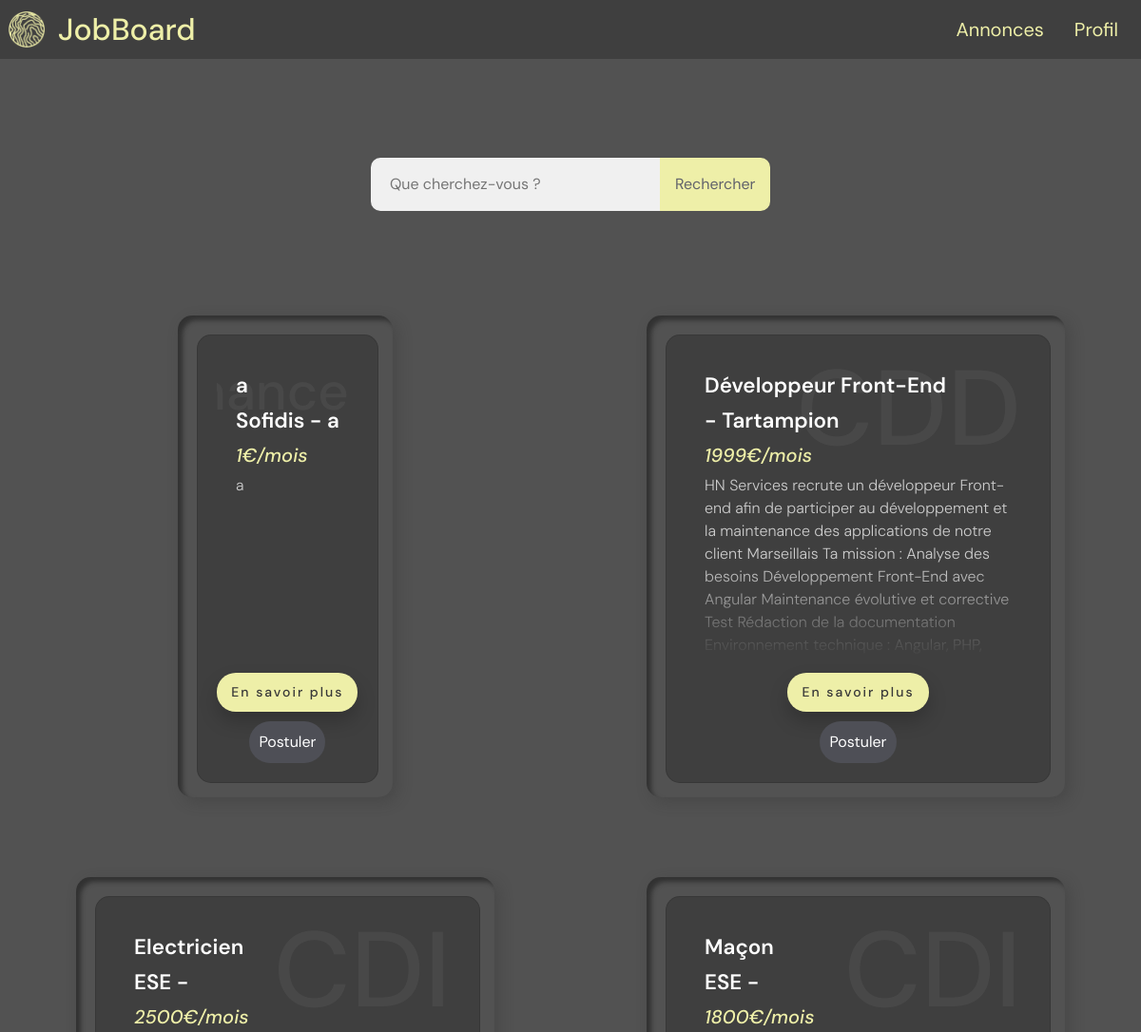
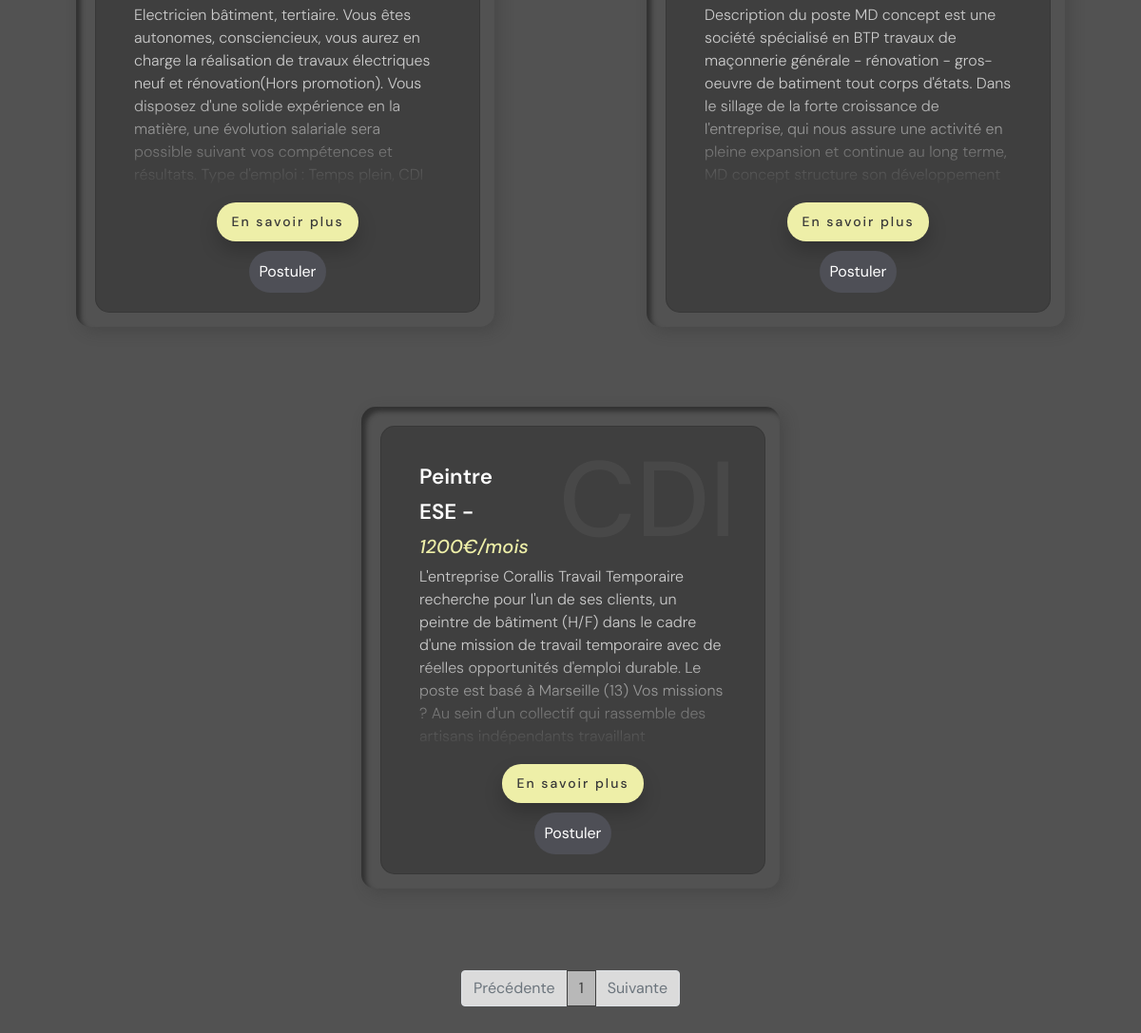
The app's page /accueil.php with its own data (2 pictures, top to bottom).
### tables this page shows
CREATE TABLE IF NOT EXISTS `advertising` (
  `id` int(11) NOT NULL AUTO_INCREMENT,
  `titre` varchar(255) DEFAULT NULL,
  `descript` text,
  `wages` int(11) DEFAULT NULL,
  `companie_name` varchar(255) DEFAULT NULL,
  `city` varchar(255) DEFAULT NULL,
  `date_e` date DEFAULT NULL,
  `published` tinyint(1) DEFAULT NULL,
  `companies_id` int(11) DEFAULT NULL,
  `contrat` varchar(255) DEFAULT NULL,
  PRIMARY KEY (`id`),
  KEY `companies_id` (`companies_id`)
);

CREATE TABLE IF NOT EXISTS `companies` (
  `id` int(11) NOT NULL AUTO_INCREMENT,
  `name_e` varchar(255) DEFAULT NULL,
  `email` varchar(255) DEFAULT NULL,
  `password` varchar(255) DEFAULT NULL,
  `phone` varchar(255) DEFAULT NULL,
  `website` text,
  `addr` varchar(255) DEFAULT NULL,
  `postal_code` varchar(255) DEFAULT NULL,
  `city` varchar(255) DEFAULT NULL,
  `siret` varchar(255) DEFAULT NULL,
  PRIMARY KEY (`id`)
);

### functions/pagination.php (called while the page is built)
<?php
require_once("configs/database.php");
if (isset($_GET['page']) && !empty($_GET['page'])) {
  $currentPage = (int) strip_tags($_GET['page']);
} else {
  $currentPage = 1;
}
$ad = 'SELECT COUNT(*) AS nb_articles FROM `Advertising`;';
$query = $db->prepare($ad);
$query->execute();
$result = $query->fetch();
$nbArticles = (int) $result['nb_articles'];
$parPage = 6;
$pages = ceil($nbArticles / $parPage);
$premier = ($currentPage * $parPage) - $parPage;
?>

### functions/check_db.php (called while the page is built)
<?php
    function check_ese_id($id, $db_ese) {
      foreach  ($db_ese as $row) {
        if ($row['id'] == $id) {
          return $row['name_e'];
        }
      }
    }
?>

### accueil.php (the view, shortened to what this page needs)
<?php session_start();
require_once("functions/pagination.php");
?>
<!DOCTYPE html>
<html lang="en">
<head>
  <link rel="stylesheet" href="https://cdnjs.cloudflare.com/ajax/libs/twitter-bootstrap/5.1.0/css/bootstrap.min.css">
  <link rel="stylesheet" href="https://cdnjs.cloudflare.com/ajax/libs/font-awesome/5.15.4/css/all.min.css">
  <link rel="stylesheet" href="style/style.css">
  <link rel="stylesheet" href="style/nav.css">
  <link rel="stylesheet" href="style/accueil.css">
  <link rel="stylesheet" href="style/accueil_e.css">
  <link rel="stylesheet" href="style/card.css">
  <link rel="stylesheet" href="https://cdn.jsdelivr.net/npm/bootstrap-icons@1.5.0/font/bootstrap-icons.css">
</head>
<body>
  <?php
  require_once("component/nav.php");
  require_once("configs/database.php");
  if (empty($_SESSION['profession']) || $_SESSION['profession'] == 'particulier') {
  ?>
    <div class="find">
      <form action="accueil.php" method="GET" class="find_form searchBar">
        <div class="find-div">
          <input type="text" name="find" id="find" placeholder="Que cherchez-vous ?">
          <button type="submit">Rechercher</button>
        </div>
      </form>
    </div>
    <div class="advert">
      <?php
      require_once("functions/check_db.php");
      if (isset($_GET['find']) && strlen($_GET['find']) > 0) {
        $recherche = $_GET['find'];
        $ad = "SELECT * FROM Advertising WHERE titre LIKE '%$recherche%' OR companie_name LIKE '$recherche%' OR city LIKE '$recherche%' OR contrat LIKE '$recherche' ORDER BY titre ASC LIMIT $premier, $parPage";
      } else
        $ad = "SELECT * FROM Advertising ORDER BY titre ASC LIMIT $premier, $parPage";
      foreach ($db->query($ad) as $row) {
        if ($row['published'] == 1) {
          $id = intval($row['id'], 10);
      ?>
          <div class="container" id="inde_advert_<?php echo $id ?>">
            <div class="box">
            <div class="card" data-tilt data-tilt-scale="1">
              <div class="content">
                <?php
                if ($row['contrat'] == 'alternance'){ ?>
                  <h2 style="font-size: 3.5em; margin-top: 15px;"><?= $row['contrat'] ?></h2>
                  <?php } else { ?>
                  <h2><?= $row['contrat'] ?></h2>
                  <?php } ?>
                <h3><?= $row['titre'] ?></h3>
                <h3><?= check_ese_id($row['companies_id'], $db->query("SELECT id, name_e FROM Companies")); ?> - <?= $row['city'] ?></h3>
                <h5 style="font-style: italic;"><?= $row['wages'] ?>€/mois</h5>
                <div id="desc_<?php echo $id ?>">
                  <p><?= $row['descript'] ?></p>
                </div>
              </div>
              <a class="more"></a>
              <button type="submit" class="applied button-postuler" id="applied_<?php echo $id ?>" onclick="applied(<?php echo json_encode($id) ?>)">Postuler</button>
            </div>
          </div>
        </div>
      <?php
        }
      }
      ?>
    </div>
    <div style="text-align: center; margin-top: 4vh; margin-bottom: 8vh;">
      <nav style="display: inline-block;">
        <ul class="pagination">
          <li class="page-item <?= ($currentPage == 1) ? "disabled" : "" ?>">
            <a style="<?= ($currentPage == 1) ? "" : "color: #525252;" ?>background-color: #dbdbdb;" href="accueil.php?page=<?= $currentPage - 1 ?>" class="page-link">Précédente</a>
          </li>
          <?php for ($page = 1; $page <= $pages; $page++) : ?>
            <li class="page-item <?= ($currentPage == $page) ? "active" : "" ?>">
              <a style="background-color: #B8B8B8; color: #fff;<?= ($currentPage == $page) ? "border-color: #3f3f3f !important; color: #3f3f3f;" : ""?>" href="accueil.php?page=<?= $page ?>" class="page-link"><?= $page ?></a>
            </li>
          <?php endfor ?>
          <li class="page-item <?= ($currentPage == $pages) ? "disabled" : "" ?>">
            <a style="<?= ($currentPage == $pages) ? "" : "color: #525252;" ?>background-color: #dbdbdb;" href="accueil.php?page=<?= $currentPage + 1 ?>" class="page-link">Suivante</a>
          </li>
        </ul>
      </nav>
    </div>
  <?php } else
    require_once("accueil_e.php");
  ?>
</body>
</html>

### component/nav.php (shortened to what this page needs)
<nav class="navbar">
    <img src="logo.png" width="40" height="40">
    <h1>JobBoard</h1>
    <ul class="nav-menu">
        <div class="nav-content">
            <a href="accueil.php" id="dropdownMenuLink" class="nav-link"><?= (isset($_SESSION['profession']) && ($_SESSION['profession'] == 'entreprise')) ? "Mes annonces" : "Annonces"?></a>
        </div>
        <div class="dropdown profile">
            <?php
            if ($_SERVER['SCRIPT_NAME'] == "/T-WEB-501-MAR-5-1-jobboard-iliam.amara/profile.php") { ?>
                <button class="nav-link" id="dropdownMenuLink" role="button">
                    <a href="/T-WEB-501-MAR-5-1-jobboard-iliam.amara/component/deconnection.php">Déconnexion</a>
                </button>
            <?php } else { ?>
                <button class="nav-link" href="#" role="button" id="dropdownMenuLink" data-bs-toggle="dropdown" aria-expanded="false">
                    Profil
                </button>
            <?php } ?>
        </div>
    </ul>
</nav>

### style/style.css (style rules this page uses)
body { font-family: 'DM Sans', sans-serif; color: #3f3f3f; background-color: #525252; }
.searchBar { margin-bottom: 10vh; }
.container { justify-content: center; margin-bottom: 3vh; color: #EEEFA8; padding-top: 2%; width: 50vw; min-width: 300px; }
.container button { z-index: 2; transition: 0.2s; border:none; padding: 10px; color: white; border-radius: 50px; background-color: transparent; }
.container button:not(.content button) { background-color: #4E4F56; }
.container a { vertical-align: middle; margin-top: 10px; position: absolute; color: #3f3f3f; text-decoration: none; }

### style/nav.css (style rules this page uses)
.navbar { font-size: 2.5vh; display: flex; flex-wrap: wrap; padding: 1vh 1vh; background: #3f3f3f; }
.nav-menu, .navbar h1 { margin-bottom: 0px; }
.searchBar { border-radius: 50px; }
.navbar h1 { color: #EEEFA8; padding-left: 2vh; font-size: 4vh; position: absolute; left: 45px; }
.navbar a { color: #EEEFA8; text-decoration: none; }
.nav-content { transition: 0.2s; }
.nav-menu { display: flex; align-items: center; }
.nav-menu #dropdownMenuLink { border: none; background-color: transparent; color: #EEEFA8; transition: 0.2s; }
.find { padding-top: 13vh; text-align: center; }
.find-div { display: flex; flex-direction: row; justify-content: center; }
.find_form input:not(.div-profile input) { padding-right: 8vw; padding-top: 2vh; padding-bottom: 2vh; padding-left: 1.7vw; -webkit-border-top-left-radius: 10px; -webkit-border-bottom-left-radius: 10px; -moz-border-radius-topleft: 10px; -moz-border-radius-bottomleft: 10px; border-top-left-radius: 10px; border-bottom-left-radius: 10px; margin-right: 0px; border: none; background: rgb(240, 240, 240); }
.find_form button { transition: 0.2s; color: #61626B; border:none; padding-top: 2vh; padding-bottom: 2vh; padding-left: 2vh; padding-right: 2vh; background-color: #EEEFA8; -webkit-border-top-right-radius: 10px; -webkit-border-bottom-right-radius: 10px; -moz-border-radius-topright: 10px; -moz-border-radius-bottomright: 10px; border-top-right-radius: 10px; border-bottom-right-radius: 10px; }
.page-link { text-decoration: none !important; box-shadow: none !important; }

### style/accueil.css (style rules this page uses)
.advert { display: flex; flex-wrap: wrap; justify-content: center; }

### style/card.css (style rules this page uses)
.container .card { border-radius: 50px; background: #3f3f3f; position: absolute; top: 20px; left: 20px; right: 20px; bottom: 20px; border-radius: 15px; transition: 0.5s; display: flex; justify-content: center; align-items: center; flex-direction: column; }
.container .box { z-index: 41; position: relative; min-width: auto; padding-right: 35px; padding-bottom: 35px; height: auto; box-shadow: inset 5px 5px 5px rgba(50,50,50,2), inset -5px -5px 15px #52525201, 5px 5px 15px rgba(50, 50, 50, 0.3), -5px -5px 15px #52525201; border-radius: 15px; margin: 30px; }
.container .card .content { width: 100%; padding: 20px; }
.container .card .content h2 { position: absolute; top: -10px; right: 10px; font-size: 7em; color: rgba(255,255,255,0.05); transition: 0.5s; }
.container .card .content h3 { font-size: 1.8em; color: rgba(255,255,255,0.5); z-index: 1; transition: 0.5s; }
.container { padding: 0px; position: relative; display: flex; justify-content: center; align-items: center; width: 500px; flex-wrap: wrap; }
.container .card { position: relative; padding: 20px; background: #3f3f3f; }
.container .card::before { content: ''; position: absolute; top: 0; right: 0; }
.container .card .content { position: relative; height: 40vh; overflow: hidden; }
.container .card .content::before { content: ''; position: absolute; bottom: 0; left: 0; width: 100%; height: 100px; background: linear-gradient(transparent, #3f3f3f); }
.container .card .content h3 { color: #fff; font-size: 1.4em; font-weight: 600; margin-bottom: 10px; }
.container .card .content p { color: #ccc; font-size: 16px; font-weight: 300; z-index: 1; transition: 0.5s; }
.container .card .more { position: relative; padding: 10px 15px; background: #EEEFA8; margin-top: 15px; display: inline-block; cursor: pointer; color: #383838; font-weight: 500; letter-spacing: 2px; font-size: 14px; border-radius: 20px; text-decoration: none; box-shadow: 0 10px 20px rgba(0,0,0,0.2); transition: 0.25s; }
.container .card .more::before { content: 'En savoir plus'; }
.button-postuler { margin-top: 10px; }

### records on screen
advertising: titre "a", companies.name_e "Sofidis", city "a", wages "1", descript "a"
advertising: titre "Développeur Front-End", city "Tartampion", wages "1999", descript "HN Services recrute un développeur Front-end afin de participer au développement et la maintenance des applications de notre client Marseillais Ta mission : Analyse des besoins Développement Front-End avec Angular Maintenance évolutive et corrective Test Rédaction de la documentation Environnement technique : Angular, PHP,…"
advertising: titre "Electricien", query "ESE", wages "2500", descript "Electricien bâtiment, tertiaire. Vous êtes autonomes, consciencieux, vous aurez en charge la réalisation de travaux électriques neuf et rénovation(Hors promotion). Vous disposez d'une solide expérience en la matière, une évolution salariale sera possible suivant vos compétences et résultats. Type d'emploi : Temps plein, CDI…"
advertising: titre "Maçon", query "ESE", wages "1800", descript "Description du poste MD concept est une société spécialisé en BTP travaux de maçonnerie générale - rénovation - gros-oeuvre de batiment tout corps d'états. Dans le sillage de la forte croissance de l'entreprise, qui nous assure une activité en pleine expansion et continue au long terme, MD concept structure son développement…"
advertising: titre "Peintre", query "ESE", wages "1200", descript "L'entreprise Corallis Travail Temporaire recherche pour l'un de ses clients, un peintre de bâtiment (H/F) dans le cadre d'une mission de travail temporaire avec de réelles opportunités d'emploi durable. Le poste est basé à Marseille (13) Vos missions ? Au sein d'un collectif qui rassemble des artisans indépendants travaillant…"
